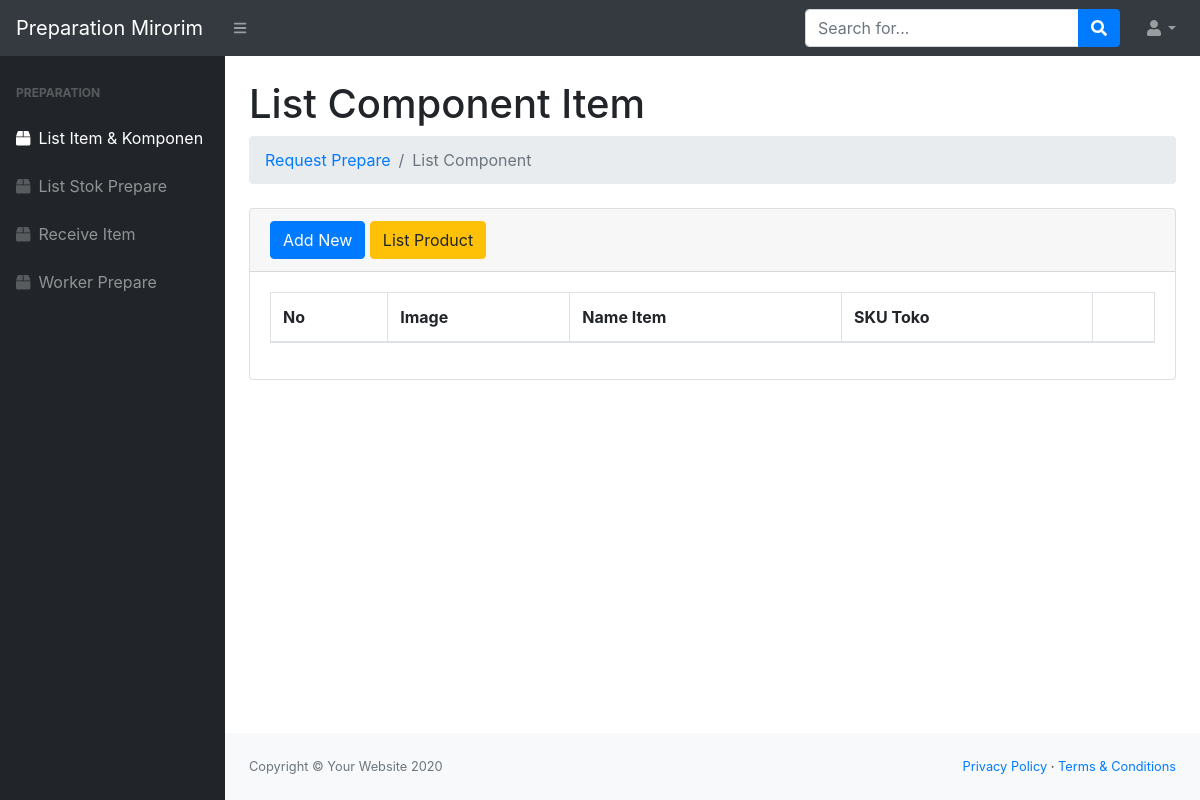
Before: /preparation/index.php?url=komponen with the older database file.
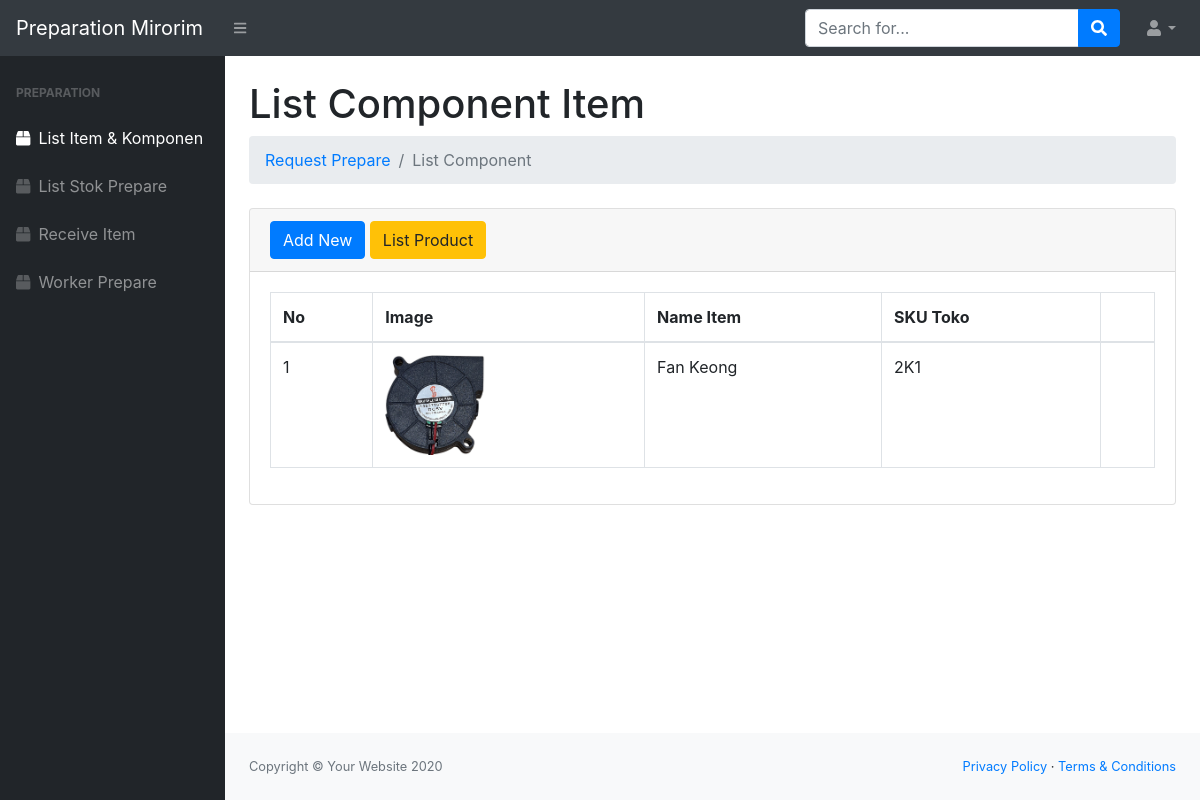
After: the same page with the newer database file.
### tables this page shows
CREATE TABLE `toko_id` (
  `id_toko` int(11) NOT NULL,
  `sku_toko` varchar(200) NOT NULL DEFAULT '-',
  `id_product` int(11) NOT NULL,
  `quantity_toko` int(11) NOT NULL
);

CREATE TABLE `product_id` (
  `id_product` int(11) NOT NULL,
  `image` mediumtext NOT NULL,
  `nama` varchar(200) NOT NULL,
  `jenis` varchar(200) NOT NULL
);

### preparation/komponen.php (the view, shortened to what this page needs)
<div class="container-fluid">
    <h1 class="mt-4">List Component Item</h1>
    <ol class="breadcrumb mb-4">
        <li class="breadcrumb-item"><a href="index.php?url=reqpre">Request Prepare</a></li>
        <li class="breadcrumb-item active">List Component</li>
    </ol>
    <div class="card mb-4">
        <div class="card-header">
            <a href="?url=additem" class="btn btn-primary" type="button">Add New</a>
            <a href="?url=product" class="btn btn-warning" type="button">List Product</a>
        </div>
        <div class="card-body">
            <div class="table-responsive">
                <table class="table table-hover table-bordered" id="dataTable" width="100%" cellspacing="0">
                    <thead>
                        <tr>
                            <th>No</th>
                            <th>Image</th>
                            <th>Name Item</th>
                            <th>SKU Toko</th>
                            <th></th>
                        </tr>
                    </thead>
                    <tbody>
                        <?php
                        $ambildata = mysqli_query($conn, "SELECT * FROM toko_id, product_id WHERE toko_id.id_product=product_id.id_product AND jenis<>'Mentah' AND jenis<>'Komp'");
                        $i = 1;
                        while ($data = mysqli_fetch_array($ambildata)) {
                            $gambar = $data['image'];
                            if($gambar==null){
                                $img = '<img src="../assets/img/noimageavailable.png" class="zoomable">';
                            } else {
                                $img ='<img src="../assets/img/'.$gambar.'" class="zoomable">';
                            }
                        ?>
                            <tr data-bs-toggle="modal" data-bs-target="#largeModal<?= $data['id_product']; ?>">
                                <td><?= $i++; ?></td>
                                <td><?=$img;?></td>
                                <td><?= $data['nama']; ?></td>
                                <td><?= $data['sku_toko']; ?></td>
                                <td>
                                </td>
                            </tr>
                        <?php
                        }
                        ?>
                    </tbody>
                </table>
            </div>
        </div>
    </div>
</div>

Changed rows visible on the page:
added toko_id: id_product.image (picture), id_product.nama "Fan Keong", sku_toko "2K1"
